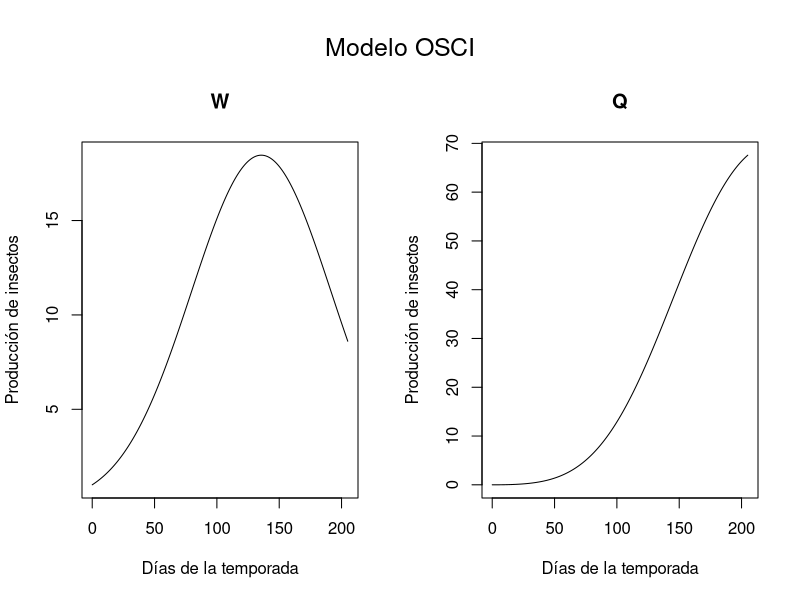

This chart was generated by the following R code:
library(deSolve)
# ESPECIFICACION DEL MODELO
# Guardemos los parámetros como vector
parameters <- c(b = 0.0013, c = 1, mu = 0.022, v = 0.005, T = 205, R = 50)

# VARIABLES DE ESTADO
# Guardamos las variables, con su valor inicial, como vector
state <- c(W = 1, Q = 0)

# MODELADO DE LA ECUACIONES
Osci <- function(t,state, parameters){
  with(as.list(c(state, parameters)),{
    # taza de cambio
    dW <- (b * (1 - (t/205)) * R * W) - (mu * W)
    dQ <- (b * c * (1 - (1-(t/205))) * R * W) - (v * Q) 
    
    # Retorna tazas de cambio
    list(c(dW, dQ))
    })
}

# APLICACIÓN DEL MODELO
# Especificamos el tiempo
times <-seq(0,205)

# Integramos el modelo
out <- ode(y = state, times = times, func = Osci, parms = parameters)
head(out)

# Graficando los resultados
par(oma = c(0,0,3,0))
plot(out, xlab = "Días de la temporada", ylab = "Producción de insectos")
mtext(outer = TRUE, side = 3, "Modelo OSCI", cex = 1.5)
